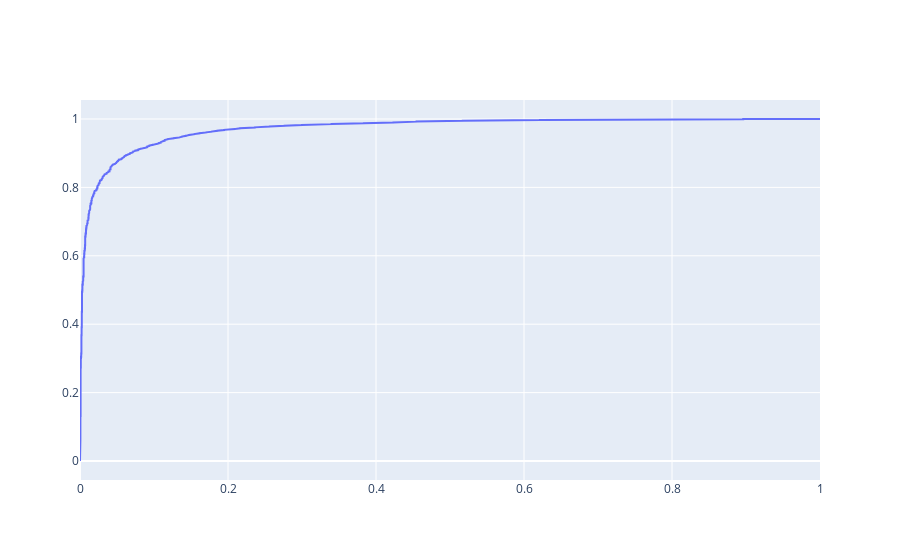
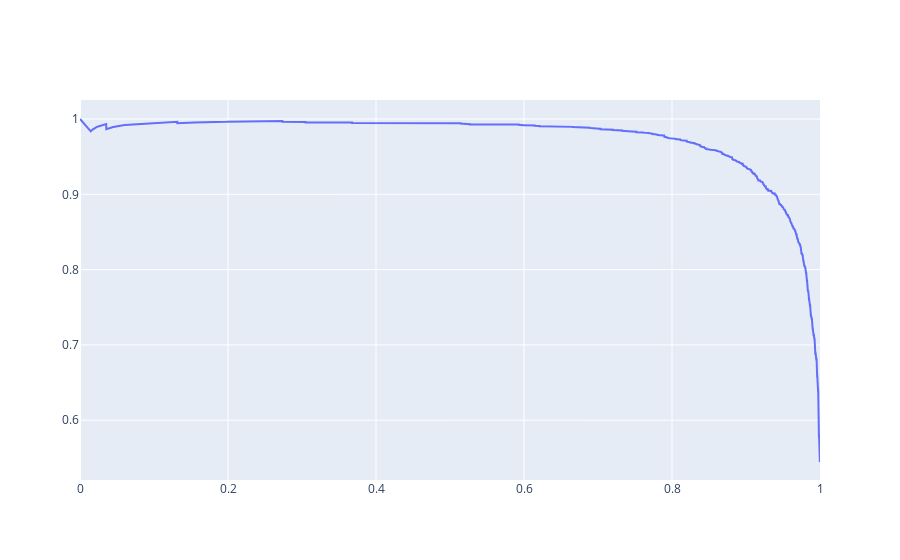

The notebook cell saved with these charts, in order:
### Code cell
preds = clf.predict_proba(X_test)[:, 1]
print('FPR-TRP Curve')

fpr, tpr, thresh = roc_curve(Y_test, preds)
roc_auc = auc(fpr, tpr)
fig = go.Figure()
fig.add_trace(go.Scatter(
    x = fpr,
    y = tpr,
    text = thresh,
    mode='lines'
))
fig.show()
print(roc_auc)


print('P-R Curve')
precision, recall, thresholds = precision_recall_curve(Y_test, preds)
fig = go.Figure()
fig.add_trace(go.Scatter(
    x=recall,
    y=precision,
    text=np.array(thresholds).astype(str)
))
fig.show()
print('AUC: ', auc(recall, precision))

### Figure 1 — Plotly figure (JSON) as saved in the notebook; plotly's stock layout.template omitted (floating-point values rounded to 4 significant figures; data arrays with more than 128 entries replaced by an {"elided": "..."} marker saying what was removed)
{"data": [{"mode": "lines", "text": {"elided": "985 float values"}, "type": "scatter", "x": {"elided": "985 float values"}, "y": {"elided": "985 float values"}}], "layout": {}}

### Figure 2 — Plotly figure (JSON) as saved in the notebook; plotly's stock layout.template omitted (floating-point values rounded to 4 significant figures; data arrays with more than 128 entries replaced by an {"elided": "..."} marker saying what was removed)
{"data": [{"text": {"elided": "7441 str values"}, "type": "scatter", "x": {"elided": "7442 float values"}, "y": {"elided": "7442 float values"}}], "layout": {}}
